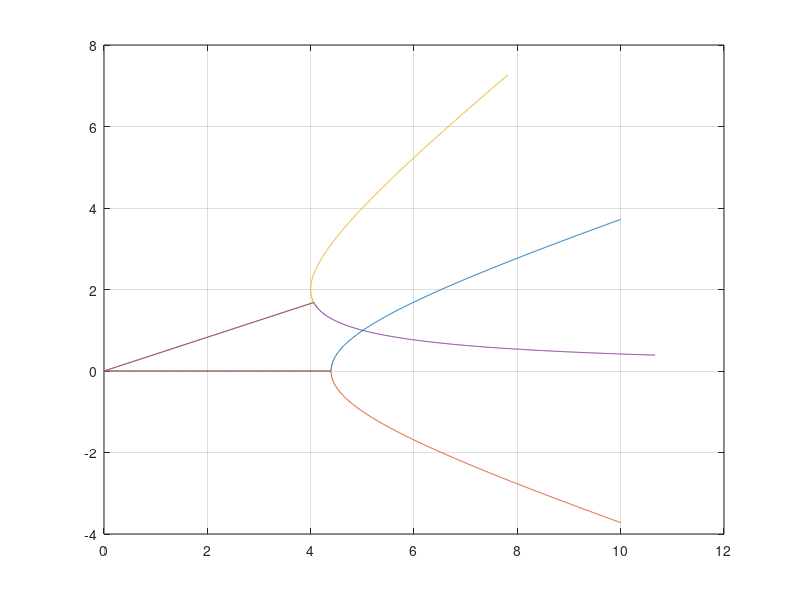

Source code (MATLAB):
%%%%%%%%%%%%%%%%%%%%%%%%%%%%%%%%%%%%%%%%%%%%%%%%%%%%%%%%%%%%%%%%%%%%%%%%%%%
%
% 'hyperbolla_rotation.m' draws a horizontal hyperbola then draws its 
% rotated version with an angle theta.
% This is to demonstate the true nature of the PID-backstepping gains
% similarity for constant Kp lines.
%
% -------------------------------------------------------------------------
% Inputs:
%   -   kp:  constant proportional gain the PID control law.
%   -theta:  angle of rotation in radians, the relevant value is pi/8.
%
% -------------------------------------------------------------------------
% Outputs:
%   -    x0,y0:  coordinates of the horizontal hyperbola.
%   -    xr,yr:  coordinates of the upper branch of the rotated hyperbola.
%   -xr_n,yr_n:  coordinates of the lower branch of the rotated hyperbola.
%
% -------------------------------------------------------------------------
% Created by Ahmad Kourani, PhD candidate, April 2021
% Vision and Robotics Lab,
% American University of Beirut.
%%%%%%%%%%%%%%%%%%%%%%%%%%%%%%%%%%%%%%%%%%%%%%%%%%%%%%%%%%%%%%%%%%%%%%%%%%%

%%
clear 
close all

kp = 5;
gamma = 0;
a = kp-gamma-1;
ap = sqrt( 2*a / ( sqrt(2)-1) );
bp = sqrt( 2*a / ( sqrt(2)+1) );

h = 0;
k = 0;

x0 = [0:0.01:10]';
y0 = sqrt( bp^2 *( (x0-h).^2/ap^2 -1 ) ) + k;

plot(x0,y0)
hold on
plot(x0,-y0)
grid on

%% apply rotation:
theta = pi/8;

xr = x0 * cos(theta) - y0 * sin(theta);
yr = x0 * sin(theta) + y0 * cos(theta);

xr_n = x0 * cos(theta) - (-y0) * sin(theta);
yr_n = x0 * sin(theta) + (-y0) * cos(theta);

plot(xr,yr)
plot(xr_n,yr_n)

sqrt(2/(sqrt(2)-1))*cos(theta)

v_x = ap*cos(theta)
v_y = ap*sin(theta)


